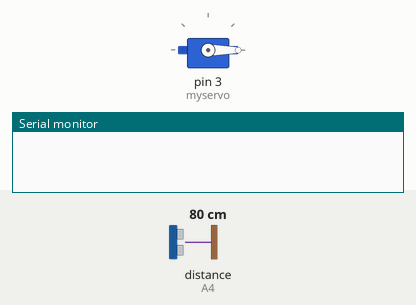
Recording of a sketch running on a simulated Arduino Uno, built with avr-gcc and run on an emulated ATmega328P. Parts: servo, the last lines printed to the serial monitor. Wiring (inferred from the names in the program): ultrasonic range finder: trigger A5; echo A4. Inputs (shaded band) come from the test bench; at power-on: distance to the obstacle (sensor on A4) 80 cm. The echo pulse lasts 58.3 µs per cm.

Above: at 0.01 s.
1.3 s: distance to the obstacle (sensor on A4) set to 2 cm
At 2.4 s:
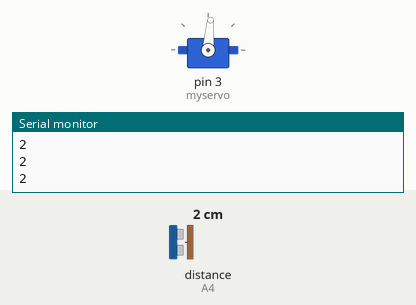
4.3 s: distance to the obstacle (sensor on A4) set to 299 cm
At 5.23 s:
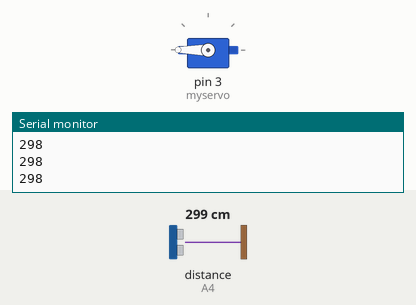
7.3 s: distance to the obstacle (sensor on A4) set to 4 cm
10.3 s: distance to the obstacle (sensor on A4) set to 60 cm
13.3 s: distance to the obstacle (sensor on A4) set to 120 cm
Timing chart, 0 to 17.3 s (numbered marks = the images above; inputs shaded):
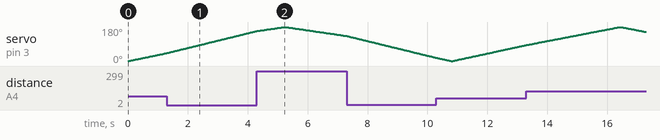

Measured:
- by itself, servo on pin 3 (myservo): rises from 85° to 180° in 3.1 s, then falls to 154° in 0.88 s

The sketch:

Arduino_Ultraschallsensor_und_Servomotor_Ewan.ino
```cpp
//eingebundene Libaries:
#include <Servo.h>
#include <IRremote.h>
//Pin festlegung:
//-----------Linetracker-------------------------
#define LT_R 10 //Line Tracker ((R)echts Tracker)
#define LT_M 4  //Line Tracker ((M)ittel Tracker)
#define LT_L 2  //Line Tracker ((L)inks Tracker)
//-----------Ultraschallsensor-------------------
#define ECHO_PIN A4 //Signal empfangen
#define TRIG_PIN A5 //Signal senden
//-----------Motor-Rechts------------------------
#define ENA 5   //oder Pin 5 Car-Speed
#define IN1 7   //Antrieb
#define IN2 8   //Antriebn
//-----------Motor-Links-------------------------
#define ENB 6   //Car-Speed
#define IN3 9   //Antrieb
#define IN4 11  //Antrieb
//-----------LED---------------------------------
#define LED 13  //LED pin
//-----------Infrarot----------------------------
#define RECV_PIN  12 //Infrarot Sensor
//-----------Bluetooth Modul---------------------
#define RX 0
#define TX 1
//-----------------------------------------------
#define carSpeed 150

//Variablen festlegen:
Servo myservo;
long entfernung = 0;
long zeit = 0;
//-----------Servomotor code---------------------

//geht schritt für schritt alle positionen durch 0 - 180 und zurück 180 - 0
void servomotor()
{
  int i;
  for (i=0; i<=180; i++)
  {
    myservo.write(i);
    delay(20);
      entfernung_berechnen(sensor());
  }
  for (i=180; i>=0; i--)
  {
    myservo.write(i);
    delay(20);
    entfernung_berechnen(sensor());
  }
}
//-----------------------------------------------

//-----------Ultraschallsensor code---------------------
int sensor()
{
  //denn Sender Kurz ausschalten damit keine Störungen da sind
  digitalWrite(TRIG_PIN,LOW);
  delay(5);

  digitalWrite(TRIG_PIN, HIGH);
  delayMicroseconds(10);
  digitalWrite(TRIG_PIN, LOW);

  zeit = pulseIn(ECHO_PIN, HIGH);
  return zeit;
}

//berechnung der Entfernung zu einem Objekt
bool entfernung_berechnen(int travel_time)
{
  //travel_time/2 da wir nur einmal die Strecke brauchen
  entfernung = (travel_time/2) * 0.03432;
  Serial.println(entfernung);
  if (entfernung <= 10){
    //für das bremsen vor einem objekt und darauffolgendem rückwärtsfahren
    return true;
  }
  else{
    return false;
  }
}


//-----------------------------------------------

void setup(){
  Serial.begin(9600);
    myservo.attach(3); //servopin
    myservo.write(99);// dreht die Servo auf Referenz -> 90°
    pinMode(TRIG_PIN, OUTPUT); //setzt den sender vom Ultraschallsensor auf output
    pinMode(ECHO_PIN, INPUT);  //setzt den empfäner vom Ultraschallsensor auf input
}

void loop(){
servomotor();
}
```
